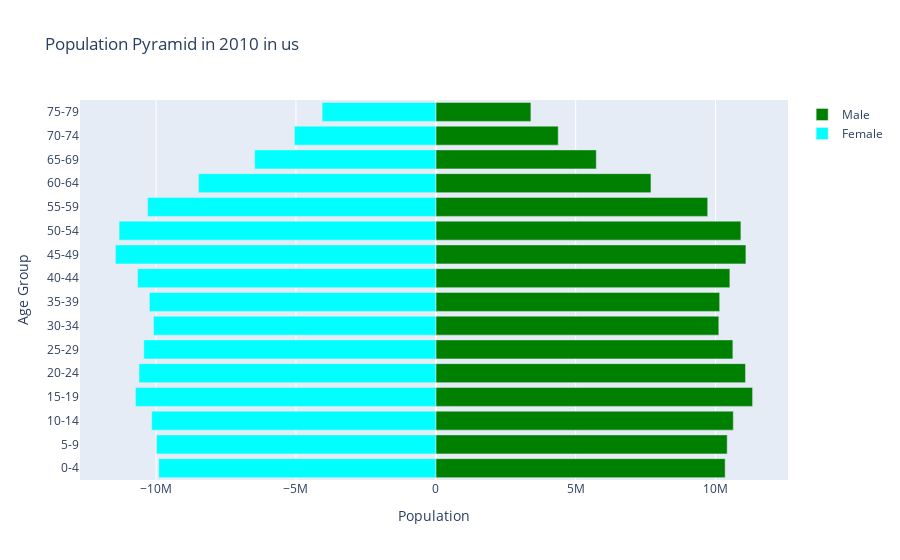

The cell this chart's notebook holds for it:
### Markdown cell above
### **[B] Population Pyramids:**

### Code cell
year_input = input("Please enter the year: ")
country_input = input("Please enter the country name: ")
male_population = []
female_population = []
age_groups = ['0-4', '5-9', '10-14', '15-19', '20-24', '25-29', '30-34', '35-39', '40-44', '45-49', '50-54', '55-59', '60-64', '65-69', '70-74', '75-79']
age_range = ['0004', '0509', '1014', '1519', '2024', '2529', '3034', '3539', '4044', '4549', '5054', '5559', '6064', '6569', '7074', '7579']

# Create Male List
for age_range_index in age_range:
    range_3 = len(wbdata.get_data("SP.POP." + str(age_range_index) + ".MA", country = [str(country_input)]))
    for index in range(0, range_3):
        if wbdata.get_data("SP.POP." + str(age_range_index) + ".MA", country = [str(country_input)])[index]["date"] == str(year_input):
            male_population.append(wbdata.get_data("SP.POP." + str(age_range_index) + ".MA", country = [str(country_input)])[index]["value"])
            break

# Create Female List
for age_range_index in age_range:
    range_3 = len(wbdata.get_data("SP.POP." + str(age_range_index) + ".FE", country = [str(country_input)]))
    for index in range(0, range_3):
        if wbdata.get_data("SP.POP." + str(age_range_index) + ".FE", country = [str(country_input)])[index]["date"] == str(year_input):
            female_population.append(wbdata.get_data("SP.POP." + str(age_range_index) + ".FE", country = [str(country_input)])[index]["value"])
            break

trace_male = go.Bar(
    x=male_population,
    y=age_groups,
    orientation='h',
    name='Male',
    marker=dict(color='green')
)


trace_female = go.Bar(
    x=[-x for x in female_population],
    y=age_groups,
    orientation='h',
    name='Female',
    marker=dict(color='cyan')
)


layout = go.Layout(
    barmode='overlay',
    title='Population Pyramid in ' + str(year_input) + " in " + str(country_input),
    xaxis=dict(title='Population'),
    yaxis=dict(title='Age Group')
)


fig = go.Figure(data=[trace_male, trace_female], layout=layout)
iplot(fig)

### Figure 1 — Plotly figure (JSON) as saved in the notebook; plotly's stock layout.template omitted (floating-point values rounded to 4 significant figures)
{"data": [{"marker": {"color": "green"}, "name": "Male", "orientation": "h", "type": "bar", "x": [10345121, 10418138, 10636536, 11326273, 11072007, 10620540, 10118187, 10149372, 10513219, 11087358, 10907958, 9721367, 7693110, 5737754, 4377279, 3399915], "y": ["0-4", "5-9", "10-14", "15-19", "20-24", "25-29", "30-34", "35-39", "40-44", "45-49", "50-54", "55-59", "60-64", "65-69", "70-74", "75-79"]}, {"marker": {"color": "cyan"}, "name": "Female", "orientation": "h", "type": "bar", "x": [-9906973, -9987205, -10159698, -10739825, -10611916, -10440852, -10094440, -10240513, -10664924, -11455853, -11323550, -10306767, -8485748, -6477415, -5057149, -4064584], "y": ["0-4", "5-9", "10-14", "15-19", "20-24", "25-29", "30-34", "35-39", "40-44", "45-49", "50-54", "55-59", "60-64", "65-69", "70-74", "75-79"]}], "layout": {"autosize": true, "barmode": "overlay", "title": {"text": "Population Pyramid in 2010 in us"}, "xaxis": {"autorange": true, "range": [-12720000.0, 12590000.0], "title": {"text": "Population"}, "type": "linear"}, "yaxis": {"autorange": true, "range": [-0.5, 15.5], "title": {"text": "Age Group"}, "type": "category"}}}
